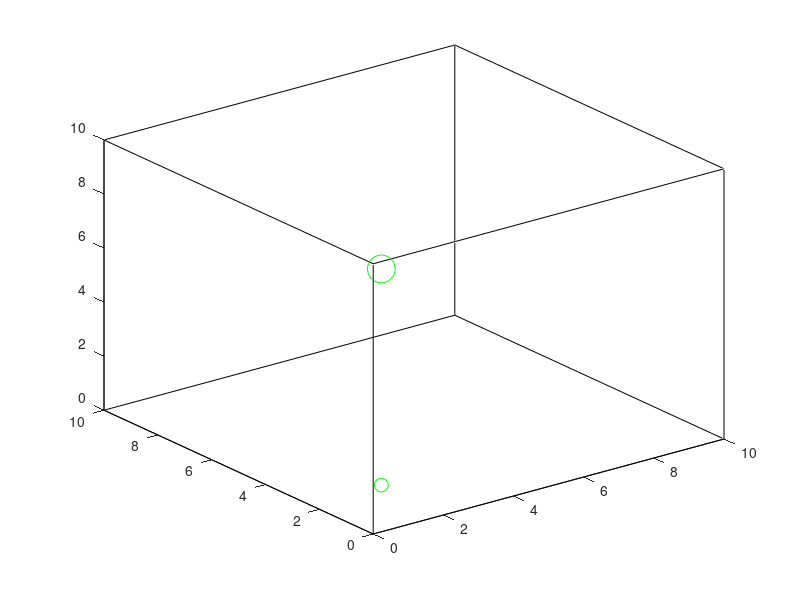

This chart was generated by the following MATLAB code: (Note: this script raises an error after producing the figure.)
%%

% implementation of the path planning algorithm RRT* with obstacles on a 2D/3D grid
% parameter varation: stepsize, y_RRT, w_1, w_2

% Johann Diep, 6 May 2016, Focusproject Scubo 
%%%%%%%%%%%%%%%%%%%%%%%%%%%%%%%%%%%%%%%%%%%%%%%%%%%%%%%%%%%%%%%%%%%%%%%%%%%%%%%%%%%%%%%%%%%%%%%%%%%%%%%%%%%%%%%%%%%%%%%%%%%%%%%%%%%%%%%%%%%%%%%%%%%%%%%%%%%%%%%%%%%%%%%%%%%%%%%%%%%%%%%%%%%%%%%%%%%%%%%%%%%%%%%%%%%%%%%%%%%%%%%%%%%%%%%%%%%%%%%%%%%%%%%%%%%%%%%%%%%%%%%%%%%%%%%%%%%%%%%%%%%%%%%%%%%%%%%%%%%%%%%%%%%%%%%%%%%%%%%%%%%%%%%%%%%%%%%%%%%%%%%%%%%%%%%%%%%%%%%%%%%%%%%%%%%%%%%%%%%%%%%%%%%%%%%%%%%%%%%%%%%%%%%%%%%%%%%%%%%%%

%%

% creates a grid
%%%%%%%%%%%%%%%%%%%%%%%%%%%%%%%%%%%%%%%%%%%%%%%%%%%%%%%%%%%%%%%%%%%%%%%%%%%%%%%%%%%%%%%%%%%%%%%%%%%%%%%%%%%%%%%%%%%%%%%%%%%%%%%%%%%%%%%%%%%%%%%%%%%%%%%%%%%%%%%%%%%%%%%%%%%%%%%%%%%%%%%%%%%%%%%%%%%%%%%%%%%%%%%%%%%%%%%%%%%%%%%%%%%%%%%%%%%%%%%%%%%%%%%%%%%%%%%%%%%%%%%%%%%%%%%%%%%%%%%%%%%%%%%%%%%%%%%%%%%%%%%%%%%%%%%%%%%%%%%%%%%%%%%%%%%%%%%%%%%%%%%%%%%%%%%%%%%%%%%%%%%%%%%%%%%%%%%%%%%%%%%%%%%%%%%%%%%%%%%%%%%%%%%%%%%%%%%%%%%%%

map_width=10; % map width in meter
map_height=10; % map height in meter
map_length=10; % map length in meter (for 3D)

map_resolution=0.5; % meter per cell

figure(1)

% map=robotics.BinaryOccupancyGrid(map_width,map_height,map_resolution); % creating map using the Robotic System Toolbox, uncomment this for 2D map

% creating a 3D grid

for g = 0:map_length:map_length
    
    for i = 0:map_length:map_length

       plot3([0 map_length], [g g], [i, i], 'k')
       hold on

    end

end

for g = 0:map_width:map_width
    
    for i = 0:map_width:map_width

       plot3([g g], [0 map_width], [i, i], 'k')
       hold on
       
    end
    
end

for g = 0:map_height:map_height
    
    for i = 0:map_height:map_height
        
       plot3([i i], [g g], [0 map_height], 'k')
       hold on

    end

end

% position of obstacles in 2D map, edges of the grid belong to the lower left grid location, x/y-coord. in meter, uncomment this for 2D map 

%xy=[0 2; 0.5 2; 1 2; 1.5 2; 2 2; 2.5 2; 3 2; 3.5 2; 4 2; 4.5 2; 5 2; 5.5 2; 6 2; 6.5 2; 7 2; 7.5 2; 8 2; 8.5 2; 9 2; 9.5 2; 10 2; 10.5 2; ...
%    2 4; 2.5 4; 3 4; 3.5 4; 4 4; 4.5 4; 5 4; 5.5 4; 6 4; 6.5 4; 7 4; 7.5 4; 8 4; 8.5 4; 9 4; 9.5 4; 10 4; 10.5 4; 11 4; 11.5 4; 12 4; ...
%    0 6; 0.5 6; 1 6; 1.5 6; 2 6; 2.5 6; 3 6; 3.5 6; 4 6; 4.5 6; 5 6; 5.5 6; 6 6; 6.5 6; 7 6; 7.5 6; 8 6; 8.5 6; 9 6; 9.5 6; 10 6; 10.5 6; ...
%    2 8; 2.5 8; 3 8; 3.5 8; 4 8; 4.5 8; 5 8; 5.5 8; 6 8; 6.5 8; 7 8; 7.5 8; 8 8; 8.5 8; 9 8; 9.5 8; 10 8; 10.5 8; 11 8; 11.5 8; 12 8; ...
%    0 10; 0.5 10; 1 10; 1.5 10; 2 10; 2.5 10; 3 10; 3.5 10; 4 10; 4.5 10; 5 10; 5.5 10; 6 10; 6.5 10; 7 10; 7.5 10; 8 10; 8.5 10; 9 10; 9.5 10; 10 10; 10.5 10];

%xy=[0 6; 0.5 6; 1 6; 1.5 6; 2 6; 2.5 6; 3 6; 3.5 6; 4 6; 4.5 6; 5 6; 5.5 6; 6 6; 6.5 6; 7 6; 7.5 6; 8 6; 8.5 6; 9 6; 9.5 6; 10 6; 10.5 6];

%xy=[10 9.5];

%xy=[0.5 6; 1 6; 1.5 6; 2 6; 4 6; 6 6; 6.5 6; 7 6; 7.5 6; 8 6; 8.5 6; 9 6; 9.5 6; 10 6; 5.5 6; 5 6; 4.5 6; ...
%    0.5 4; 1 4; 1.5 4; 2 4; 2.5 4; 3 4; 3.5 4; 4 4; 4.5 4; 5 4; 5.5 4; 6 4; 8 4; 8.5 4; 9 4; 9.5 4; 10 4; ...
%    6 2; 6 2.5; 6 3; 6 3.5; ...
%    4 6.5; 4 7; 4 7.5; 4 8; ...
%    6.5 2; 7 2; 7.5 2; 5.5 2; 5 2; 4.5 2; 4 2; 3.5 2; 3 2; 2.5 2; 2 2; 8 2; 8.5 2; ...
%    4.5 8; 5 8; 5.5 8; 3.5 8; 3 8; 2.5 8; 2 8; 6 8; 6.5 8; 7 8; 7.5 8; 8 8; 8.5 8];


% setOccupancy(map,xy,1); % setting obstacles in 2D map, uncomment this for 2D map

obstacle_boundary=[map_resolution map_resolution map_resolution]; % defining obstacle length, width and height for drawing reason

occupancy_matrix(:,:,map_height/map_resolution)=zeros(map_length/map_resolution,map_width/map_resolution); % definition of a occupancy 3D matrix, setting free-space to 0 and obstacles to 1

occupancy_matrix(:,:,10)=1;
occupancy_matrix(8:12,8:12,10)=0;

% xy=[5 5 10]; % setting position of obstacle
% setOccupancy3D(obstacle_boundary, xy, 1, [0 0 0]) % edge-lengths/position/transparancy/color of obstacles, setting obstacles in 3D map
% occupancy_matrix(ceil(xy(1)/map_resolution),ceil(xy(2)/map_resolution),ceil(xy(3)/map_resolution))=1;
% 
% xy=[5 5 9.5]; % setting position of obstacle
% setOccupancy3D(obstacle_boundary, xy, 1, [0 0 0]) % edge-lengths/position/transparancy/color of obstacles, setting obstacles in 3D map
% occupancy_matrix(ceil(xy(1)/map_resolution),ceil(xy(2)/map_resolution),ceil(xy(3)/map_resolution))=1;
% 
% xy=[5 5 9]; % setting position of obstacle
% setOccupancy3D(obstacle_boundary, xy, 1, [0 0 0]) % edge-lengths/position/transparancy/color of obstacles, setting obstacles in 3D map
% occupancy_matrix(ceil(xy(1)/map_resolution),ceil(xy(2)/map_resolution),ceil(xy(3)/map_resolution))=1;
% 
% xy=[5 5 8.5]; % setting position of obstacle
% setOccupancy3D(obstacle_boundary, xy, 1, [0 0 0]) % edge-lengths/position/transparancy/color of obstacles, setting obstacles in 3D map
% occupancy_matrix(ceil(xy(1)/map_resolution),ceil(xy(2)/map_resolution),ceil(xy(3)/map_resolution))=1;
% 
% xy=[5 5 8]; % setting position of obstacle
% setOccupancy3D(obstacle_boundary, xy, 1, [0 0 0]) % edge-lengths/position/transparancy/color of obstacles, setting obstacles in 3D map
% occupancy_matrix(ceil(xy(1)/map_resolution),ceil(xy(2)/map_resolution),ceil(xy(3)/map_resolution))=1;
% 
% xy=[5 5 7.5]; % setting position of obstacle
% setOccupancy3D(obstacle_boundary, xy, 1, [0 0 0]) % edge-lengths/position/transparancy/color of obstacles, setting obstacles in 3D map
% occupancy_matrix(ceil(xy(1)/map_resolution),ceil(xy(2)/map_resolution),ceil(xy(3)/map_resolution))=1;
% 
% xy=[5 5 7]; % setting position of obstacle
% setOccupancy3D(obstacle_boundary, xy, 1, [0 0 0]) % edge-lengths/position/transparancy/color of obstacles, setting obstacles in 3D map
% occupancy_matrix(ceil(xy(1)/map_resolution),ceil(xy(2)/map_resolution),ceil(xy(3)/map_resolution))=1;
% 
% xy=[5 5 6.5]; % setting position of obstacle
% setOccupancy3D(obstacle_boundary, xy, 1, [0 0 0]) % edge-lengths/position/transparancy/color of obstacles, setting obstacles in 3D map
% occupancy_matrix(ceil(xy(1)/map_resolution),ceil(xy(2)/map_resolution),ceil(xy(3)/map_resolution))=1;
% 
% xy=[5 5 6]; % setting position of obstacle
% setOccupancy3D(obstacle_boundary, xy, 1, [0 0 0]) % edge-lengths/position/transparancy/color of obstacles, setting obstacles in 3D map
% occupancy_matrix(ceil(xy(1)/map_resolution),ceil(xy(2)/map_resolution),ceil(xy(3)/map_resolution))=1;
% 
% xy=[5 5 5.5]; % setting position of obstacle
% setOccupancy3D(obstacle_boundary, xy, 1, [0 0 0]) % edge-lengths/position/transparancy/color of obstacles, setting obstacles in 3D map
% occupancy_matrix(ceil(xy(1)/map_resolution),ceil(xy(2)/map_resolution),ceil(xy(3)/map_resolution))=1;
% 
% xy=[5 5 5]; % setting position of obstacle
% setOccupancy3D(obstacle_boundary, xy, 1, [0 0 0]) % edge-lengths/position/transparancy/color of obstacles, setting obstacles in 3D map
% occupancy_matrix(ceil(xy(1)/map_resolution),ceil(xy(2)/map_resolution),ceil(xy(3)/map_resolution))=1;
% 
% xy=[5 5 4.5]; % setting position of obstacle
% setOccupancy3D(obstacle_boundary, xy, 1, [0 0 0]) % edge-lengths/position/transparancy/color of obstacles, setting obstacles in 3D map
% occupancy_matrix(ceil(xy(1)/map_resolution),ceil(xy(2)/map_resolution),ceil(xy(3)/map_resolution))=1;
% 
% xy=[5 5 4]; % setting position of obstacle
% setOccupancy3D(obstacle_boundary, xy, 1, [0 0 0]) % edge-lengths/position/transparancy/color of obstacles, setting obstacles in 3D map
% occupancy_matrix(ceil(xy(1)/map_resolution),ceil(xy(2)/map_resolution),ceil(xy(3)/map_resolution))=1;
% 
% xy=[5 5 3.5]; % setting position of obstacle
% setOccupancy3D(obstacle_boundary, xy, 1, [0 0 0]) % edge-lengths/position/transparancy/color of obstacles, setting obstacles in 3D map
% occupancy_matrix(ceil(xy(1)/map_resolution),ceil(xy(2)/map_resolution),ceil(xy(3)/map_resolution))=1;
% 
% xy=[5 5 3]; % setting position of obstacle
% setOccupancy3D(obstacle_boundary, xy, 1, [0 0 0]) % edge-lengths/position/transparancy/color of obstacles, setting obstacles in 3D map
% occupancy_matrix(ceil(xy(1)/map_resolution),ceil(xy(2)/map_resolution),ceil(xy(3)/map_resolution))=1;
% 
% xy=[5 5 2.5]; % setting position of obstacle
% setOccupancy3D(obstacle_boundary, xy, 1, [0 0 0]) % edge-lengths/position/transparancy/color of obstacles, setting obstacles in 3D map
% occupancy_matrix(ceil(xy(1)/map_resolution),ceil(xy(2)/map_resolution),ceil(xy(3)/map_resolution))=1;
% 
% xy=[5 5 2]; % setting position of obstacle
% setOccupancy3D(obstacle_boundary, xy, 1, [0 0 0]) % edge-lengths/position/transparancy/color of obstacles, setting obstacles in 3D map
% occupancy_matrix(ceil(xy(1)/map_resolution),ceil(xy(2)/map_resolution),ceil(xy(3)/map_resolution))=1;
% 
% xy=[5 5 1.5]; % setting position of obstacle
% setOccupancy3D(obstacle_boundary, xy, 1, [0 0 0]) % edge-lengths/position/transparancy/color of obstacles, setting obstacles in 3D map
% occupancy_matrix(ceil(xy(1)/map_resolution),ceil(xy(2)/map_resolution),ceil(xy(3)/map_resolution))=1;
% 
% xy=[5 5 1]; % setting position of obstacle
% setOccupancy3D(obstacle_boundary, xy, 1, [0 0 0]) % edge-lengths/position/transparancy/color of obstacles, setting obstacles in 3D map
% occupancy_matrix(ceil(xy(1)/map_resolution),ceil(xy(2)/map_resolution),ceil(xy(3)/map_resolution))=1;
% 
% xy=[5 5 0.5]; % setting position of obstacle
% setOccupancy3D(obstacle_boundary, xy, 1, [0 0 0]) % edge-lengths/position/transparancy/color of obstacles, setting obstacles in 3D map
% occupancy_matrix(ceil(xy(1)/map_resolution),ceil(xy(2)/map_resolution),ceil(xy(3)/map_resolution))=1;

% uncomment this for 2D map

% show(map);
% hold on
% grid on
% set(gca,'XTick', 0:1/map_resolution:map_width, 'YTick', 0:1/map_resolution:map_height) % visible pattern, x- and y-axis from 0-10m, stepsize 1/resolution

%%

% variable definition 
%%%%%%%%%%%%%%%%%%%%%%%%%%%%%%%%%%%%%%%%%%%%%%%%%%%%%%%%%%%%%%%%%%%%%%%%%%%%%%%%%%%%%%%%%%%%%%%%%%%%%%%%%%%%%%%%%%%%%%%%%%%%%%%%%%%%%%%%%%%%%%%%%%%%%%%%%%%%%%%%%%%%%%%%%%%%%%%%%%%%%%%%%%%%%%%%%%%%%%%%%%%%%%%%%%%%%%%%%%%%%%%%%%%%%%%%%%%%%%%%%%%%%%%%%%%%%%%%%%%%%%%%%%%%%%%%%%%%%%%%%%%%%%%%%%%%%%%%%%%%%%%%%%%%%%%%%%%%%%%%%%%%%%%%%%%%%%%%%%%%%%%%%%%%%%%%%%%%%%%%%%%%%%%%%%%%%%%%%%%%%%%%%%%%%%%%%%%%%%%%%%%%%%%%%%%%%%%%%%%%%

stepsize=2; % definition of the stepsize per interation

%d=2; % dimension, uncomment this for 2D grid
d=3; % dimension

y_RRT=10; % must be greater than (2*(1+1/d))^(1/d)*((map_width*map_height*map_length)/(4/3*pi))^(1/d)=8.4567 for 3D, area over free space!

x_init=1; % x-coord. of initial point
y_init=1; % y-coord. of initial point
z_init=1; % z-coord. of initial point, set to 0 in 2D map

x_init_direction=0; % x-coord. of initial point "parent"
y_init_direction=0; % y-coord. of initial point "parent"
z_init_direction=0; % z-coord. of initial point  "parent"

x_final=1; % x-coord. 5of final point
y_final=1; % y-coord. of final point
z_final=9; % z-coord. of final point, set to 0 in 2D map

iteration=1000; % number of sampling iteration

w_1=1; % weighting factor for distance
w_2=0; % weighting factor for angle

neighborhood_radius=100; % uncomment this if neighborhood_radius should be constant, set to 0 for RRT

% plotting initial and final state in map 
%%%%%%%%%%%%%%%%%%%%%%%%%%%%%%%%%%%%%%%%%%%%%%%%%%%%%%%%%%%%%%%%%%%%%%%%%%%%%%%%%%%%%%%%%%%%%%%%%%%%%%%%%%%%%%%%%%%%%%%%%%%%%%%%%%%%%%%%%%%%%%%%%%%%%%%%%%%%%%%%%%%%%%%%%%%%%%%%%%%%%%%%%%%%%%%%%%%%%%%%%%%%%%%%%%%%%%%%%%%%%%%%%%%%%%%%%%%%%%%%%%%%%%%%%%%%%%%%%%%%%%%%%%%%%%%%%%%%%%%%%%%%%%%%%%%%%%%%%%%%%%%%%%%%%%%%%%%%%%%%%%%%%%%%%%%%%%%%%%%%%%%%%%%%%%%%%%%%%%%%%%%%%%%%%%%%%%%%%%%%%%%%%%%%%%%%%%%%%%%%%%%%%%%%%%%%%%%%%%%%%

plot3(x_init,y_init,z_init,'og','MarkerSize',10) % initialization of the start 
plot3(x_final,y_final,z_final,'og','MarkerSize',20) % initialization of the goal

% filling inital state into first row of states_array 
%%%%%%%%%%%%%%%%%%%%%%%%%%%%%%%%%%%%%%%%%%%%%%%%%%%%%%%%%%%%%%%%%%%%%%%%%%%%%%%%%%%%%%%%%%%%%%%%%%%%%%%%%%%%%%%%%%%%%%%%%%%%%%%%%%%%%%%%%%%%%%%%%%%%%%%%%%%%%%%%%%%%%%%%%%%%%%%%%%%%%%%%%%%%%%%%%%%%%%%%%%%%%%%%%%%%%%%%%%%%%%%%%%%%%%%%%%%%%%%%%%%%%%%%%%%%%%%%%%%%%%%%%%%%%%%%%%%%%%%%%%%%%%%%%%%%%%%%%%%%%%%%%%%%%%%%%%%%%%%%%%%%%%%%%%%%%%%%%%%%%%%%%%%%%%%%%%%%%%%%%%%%%%%%%%%%%%%%%%%%%%%%%%%%%%%%%%%%%%%%%%%%%%%%%%%%%%%%%%%%%

states_array=[;,;,;,;,;]; % initialization of a states_array, x-coord./y-coord./z-coord./parent (row number of states_array)/cost from start state 

states_array(1,1)=x_init;
states_array(1,2)=y_init;
states_array(1,3)=z_init;
states_array(1,4)=1; % default for no parent
states_array(1,5)=0; % no cost at the begin

% initialization of some other arrays and variables
%%%%%%%%%%%%%%%%%%%%%%%%%%%%%%%%%%%%%%%%%%%%%%%%%%%%%%%%%%%%%%%%%%%%%%%%%%%%%%%%%%%%%%%%%%%%%%%%%%%%%%%%%%%%%%%%%%%%%%%%%%%%%%%%%%%%%%%%%%%%%%%%%%%%%%%%%%%%%%%%%%%%%%%%%%%%%%%%%%%%%%%%%%%%%%%%%%%%%%%%%%%%%%%%%%%%%%%%%%%%%%%%%%%%%%%%%%%%%%%%%%%%%%%%%%%%%%%%%%%%%%%%%%%%%%%%%%%%%%%%%%%%%%%%%%%%%%%%%%%%%%%%%%%%%%%%%%%%%%%%%%%%%%%%%%%%%%%%%%%%%%%%%%%%%%%%%%%%%%%%%%%%%%%%%%%%%%%%%%%%%%%%%%%%%%%%%%%%%%%%%%%%%%%%%%%%%%%%%%%%%

distance_array=[]; % initialization of a distance array 

neighbors=[]; % initialization of a neighbors array

index=-1; % variable for plotting

%%

% RRT* algorithm
%%%%%%%%%%%%%%%%%%%%%%%%%%%%%%%%%%%%%%%%%%%%%%%%%%%%%%%%%%%%%%%%%%%%%%%%%%%%%%%%%%%%%%%%%%%%%%%%%%%%%%%%%%%%%%%%%%%%%%%%%%%%%%%%%%%%%%%%%%%%%%%%%%%%%%%%%%%%%%%%%%%%%%%%%%%%%%%%%%%%%%%%%%%%%%%%%%%%%%%%%%%%%%%%%%%%%%%%%%%%%%%%%%%%%%%%%%%%%%%%%%%%%%%%%%%%%%%%%%%%%%%%%%%%%%%%%%%%%%%%%%%%%%%%%%%%%%%%%%%%%%%%%%%%%%%%%%%%%%%%%%%%%%%%%%%%%%%%%%%%%%%%%%%%%%%%%%%%%%%%%%%%%%%%%%%%%%%%%%%%%%%%%%%%%%%%%%%%%%%%%%%%%%%%%%%%%%%%%%%%%

counter=2; % to avoid 0-states in the for-loop

for i=1:iteration
    
    card=size(states_array,1); % needed for the neighborhood-radius

    display(i/iteration*100); % display loading in percent
    display('% calculation completed!');
    
    neighborhood_radius=min(y_RRT*(log(card)/card)^(1/d),stepsize); % definition of the neighborhood radius for the RRT* algorithm, uncomment this to use a constant radius
    
    %[x_sample,y_sample]=SampleFree(map_width, map_height); % generating a random sample point, uncomment this for 2D map
    [x_sample,y_sample,z_sample]=SampleFree(map_width, map_height, map_length); % generating a random sample point
    %[x_sample,y_sample,z_sample]=SampleFree_Scanning([x_final,y_final,z_final],map_width, map_height, map_length); % generating a random sample point around final state or in the whole map

    
    %[x_near,y_near,x_near_parent,y_near_parent]=Nearest(states_array, x_sample, y_sample, x_init_direction, y_init_direction); % finding the nearest point in the tree relative to the random sample point by using matrix multiplication, uncomment this for 2D map
    [x_near,y_near,z_near,x_near_parent,y_near_parent,z_near_parent]=Nearest(states_array, x_sample, y_sample, z_sample, x_init_direction, y_init_direction, z_init_direction); % finding the nearest point in the tree relative to the random sample point by using matrix multiplication

    %[x_near,y_near,x_near_parent,y_near_parent, states_tree]=Nearest(states_array, x_sample, y_sample, x_init_direction, y_init_direction); % finding the nearest point in the tree relative to the random sample point by using KD-tree algorithm
    
    %[x_new, y_new, edge_cost]=Steer(x_sample, y_sample, x_near, y_near, x_near_parent, y_near_parent, stepsize,w_1,w_2); % calculates the new state and the corresponding edge cost, uncomment this for 2D map
    [x_new, y_new, z_new, edge_cost]=Steer(x_sample, y_sample, z_sample, x_near, y_near, z_near, x_near_parent, y_near_parent, z_near_parent, stepsize, w_1, w_2); % calculates the new state and the corresponding edge cost
        
    %check_variable=ObstacleFree(x_near, y_near, x_new, y_new, map, xy); % check connection in small increments, uncomment this for 2D map
    
    check_variable=ObstacleFree(x_near, y_near, z_near, x_new, y_new, z_new, map_resolution, occupancy_matrix); % check connection in small increments
    
    if check_variable==0 % connection does not touch any obstacles
        
        % filling new state into state array
%%%%%%%%%%%%%%%%%%%%%%%%%%%%%%%%%%%%%%%%%%%%%%%%%%%%%%%%%%%%%%%%%%%%%%%%%%%%%%%%%%%%%%%%%%%%%%%%%%%%%%%%%%%%%%%%%%%%%%%%%%%%%%%%%%%%%%%%%%%%%%%%%%%%%%%%%%%%%%%%%%%%%%%%%%%%%%%%%%%%%%%%%%%%%%%%%%%%%%%%%%%%%%%%%%%%%%%%%%%%%%%%%%%%%%%%%%%%%%%%%%%%%%%%%%%%%%%%%%%%%%%%%%%%%%%%%%%%%%%%%%%%%%%%%%%%%%%%%%%%%%%%%%%%%%%%%%%%%%%%%%%%%%%%%%%%%%%%%%%%%%%%%%%%%%%%%%%%%%%%%%%%%%%%%%%%%%%%%%%%%%%%%%%%%%%%%%%%%%%%%%%%%%%%%%%%%%%%%%%%%
  
        states_array(counter,1)=x_new;
        states_array(counter,2)=y_new;
        states_array(counter,3)=z_new;
            
        %[~,Locb]=ismember([x_near,y_near],states_array(:,1:2),'rows'); % calculating the row of the parent in the states_array, uncomment this for 2D grid
        [~,Locb]=ismember([x_near,y_near,z_near],states_array(:,1:3),'rows'); % calculating the row of the parent in the states_array
        states_array(counter,4)=Locb; 
   
        %states_array(counter,4)=states_array(Locb, 4)+ edge_cost; % cost of parent plus cost of the connection, uncomment this for 2D grid
        states_array(counter,5)=states_array(Locb, 5)+ edge_cost; % cost of parent plus cost of the connection
        
        %states_tree=createns(states_array(:,1:2),'nsmethod','kdtree'); % update states tree with new state, this step is not needed
        
        % connect along a minimum-cost path
%%%%%%%%%%%%%%%%%%%%%%%%%%%%%%%%%%%%%%%%%%%%%%%%%%%%%%%%%%%%%%%%%%%%%%%%%%%%%%%%%%%%%%%%%%%%%%%%%%%%%%%%%%%%%%%%%%%%%%%%%%%%%%%%%%%%%%%%%%%%%%%%%%%%%%%%%%%%%%%%%%%%%%%%%%%%%%%%%%%%%%%%%%%%%%%%%%%%%%%%%%%%%%%%%%%%%%%%%%%%%%%%%%%%%%%%%%%%%%%%%%%%%%%%%%%%%%%%%%%%%%%%%%%%%%%%%%%%%%%%%%%%%%%%%%%%%%%%%%%%%%%%%%%%%%%%%%%%%%%%%%%%%%%%%%%%%%%%%%%%%%%%%%%%%%%%%%%%%%%%%%%%%%%%%%%%%%%%%%%%%%%%%%%%%%%%%%%%%%%%%%%%%%%%%%%%%%%%%%%%%
        
        cost_default=10^10; % random high default number
                    
        % searching for states within the neighborhood radius using KD-tree algorithm
        
        %distance_array=states_array(:,1:2)-repmat([states_array(counter,1),states_array(counter,2)],size(states_array,1),1); % uncomment this for 2D grid
        distance_array=states_array(:,1:3)-repmat([states_array(counter,1),states_array(counter,2),states_array(counter,3)],size(states_array,1),1);
        
        distance_from_neighbor=sqrt(sum(distance_array.^2,2));
        
        neighbors=find(distance_from_neighbor<=neighborhood_radius);
        
        distance_from_neighbor=distance_from_neighbor(neighbors); % update distane array with only neighboring states
                
        %[neighbors,distance_from_neighbor]=rangesearch(states_tree,[states_array(counter,1),states_array(counter,2)],neighborhood_radius); % finding the neighbors within the neighborhood radius and the corresponding distance
            
        %neighbors=cell2mat(neighbors); % convert cell into matrix
                
        %distance_from_neighbor=cell2mat(distance_from_neighbor); % convert cell into matrix
                
        % optimize cost by searching for new parent
%%%%%%%%%%%%%%%%%%%%%%%%%%%%%%%%%%%%%%%%%%%%%%%%%%%%%%%%%%%%%%%%%%%%%%%%%%%%%%%%%%%%%%%%%%%%%%%%%%%%%%%%%%%%%%%%%%%%%%%%%%%%%%%%%%%%%%%%%%%%%%%%%%%%%%%%%%%%%%%%%%%%%%%%%%%%%%%%%%%%%%%%%%%%%%%%%%%%%%%%%%%%%%%%%%%%%%%%%%%%%%%%%%%%%%%%%%%%%%%%%%%%%%%%%%%%%%%%%%%%%%%%%%%%%%%%%%%%%%%%%%%%%%%%%%%%%%%%%%%%%%%%%%%%%%%%%%%%%%%%%%%%%%%%%%%%%%%%%%%%%%%%%%%%%%%%%%%%%%%%%%%%%%%%%%%%%%%%%%%%%%%%%%%%%%%%%%%%%%%%%%%%%%%%%%%%%%%%%%%%%
                
        for j=1:size(neighbors,1); % change to 2 if working with kd-tree
            
            % avoid dot product with zero vector
            if neighbors(j)~=1
            
                %angle_from_neighbor=acos(dot([states_array(counter,1)-states_array(neighbors(j),1),states_array(counter,2)-states_array(neighbors(j),2)],[states_array(neighbors(j),1)-states_array(states_array(neighbors(j),3),1),states_array(neighbors(j),2)-states_array(states_array(neighbors(j),3),2)])/(norm([states_array(counter,1)-states_array(neighbors(j),1),states_array(counter,2)-states_array(neighbors(j),2)])*norm([states_array(neighbors(j),1)-states_array(states_array(neighbors(j),3),1),states_array(neighbors(j),2)-states_array(states_array(neighbors(j),3),2)]))); % uncomment this for 2D map
                angle_from_neighbor=acos(dot([states_array(counter,1)-states_array(neighbors(j),1),states_array(counter,2)-states_array(neighbors(j),2),states_array(counter,3)-states_array(neighbors(j),3)],[states_array(neighbors(j),1)-states_array(states_array(neighbors(j),4),1),states_array(neighbors(j),2)-states_array(states_array(neighbors(j),4),2),states_array(neighbors(j),3)-states_array(states_array(neighbors(j),4),3)])/(norm([states_array(counter,1)-states_array(neighbors(j),1),states_array(counter,2)-states_array(neighbors(j),2),states_array(counter,3)-states_array(neighbors(j),3)])*norm([states_array(neighbors(j),1)-states_array(states_array(neighbors(j),4),1),states_array(neighbors(j),2)-states_array(states_array(neighbors(j),4),2),states_array(neighbors(j),3)-states_array(states_array(neighbors(j),4),3)])));
            
            else    
                
                %angle_from_neighbor=acos(dot([states_array(counter,1)-states_array(neighbors(j),1),states_array(counter,2)-states_array(neighbors(j),2)],[states_array(neighbors(j),1)-x_init_direction,states_array(neighbors(j),2)-y_init_direction])/(norm([states_array(counter,1)-states_array(neighbors(j),1),states_array(counter,2)-states_array(neighbors(j),2)])*norm([states_array(neighbors(j),1)-x_init_direction,states_array(neighbors(j),2)-y_init_direction])));
                angle_from_neighbor=acos(dot([states_array(counter,1)-states_array(neighbors(j),1),states_array(counter,2)-states_array(neighbors(j),2),states_array(counter,3)-states_array(neighbors(j),3)],[states_array(neighbors(j),1)-x_init_direction,states_array(neighbors(j),2)-y_init_direction,states_array(neighbors(j),3)-z_init_direction])/(norm([states_array(counter,1)-states_array(neighbors(j),1),states_array(counter,2)-states_array(neighbors(j),2),states_array(counter,3)-states_array(neighbors(j),3)])*norm([states_array(neighbors(j),1)-x_init_direction,states_array(neighbors(j),2)-y_init_direction,states_array(neighbors(j),3)-z_init_direction])));
               
            end                          

            %if states_array(counter,4) > states_array(neighbors(j),4)+ w_1*distance_from_neighbor(j)+w_2*angle_from_neighbor^2 % calculation of the optimal cost to the new state by comparing the current state cost with the cost through each neighbor, uncomment this for 2D grid
            if states_array(counter,5) > states_array(neighbors(j),5)+ w_1*distance_from_neighbor(j)+w_2*angle_from_neighbor^2 % calculation of the optimal cost to the new state by comparing the current state cost with the cost through each neighbor
            
                %cost_intern=states_array(neighbors(j),4)+ w_1*distance_from_neighbor(j)+w_2*angle_from_neighbor^2; % save cost through neighbor into a intermediate variable for comparison reason, uncomment this for 2D grid
                cost_intern=states_array(neighbors(j),5)+ w_1*distance_from_neighbor(j)+w_2*angle_from_neighbor^2; % save cost through neighbor into a intermediate variable for comparison reason
                
                if cost_intern<cost_default

                    %if ObstacleFree(states_array(counter,1),states_array(counter,2),states_array(neighbors(j),1),states_array(neighbors(j),2),map, xy)==0 % check connection in small increments, uncomment this for 2D grid
                    if ObstacleFree(states_array(neighbors(j),1),states_array(neighbors(j),2),states_array(neighbors(j),3),states_array(counter,1),states_array(counter,2),states_array(counter,3), map_resolution, occupancy_matrix)==0 % check connection in small increments
                    
                        %states_array(counter,3)=neighbors(j); % setting new parent, uncomment this for 2D grid
                        states_array(counter,4)=neighbors(j); % setting new parent

                        %states_array(counter,4)=states_array(neighbors(j),4)+w_1*distance_from_neighbor(j)+w_2*angle_from_neighbor^2; % setting new cost, uncomment this for 2D grid
                        states_array(counter,5)=states_array(neighbors(j),5)+w_1*distance_from_neighbor(j)+w_2*angle_from_neighbor^2; % setting new cost
                        
                        cost_default=cost_intern; % update default cost

                    end

                end

            end
                
        end
        
        % rewire the tree
%%%%%%%%%%%%%%%%%%%%%%%%%%%%%%%%%%%%%%%%%%%%%%%%%%%%%%%%%%%%%%%%%%%%%%%%%%%%%%%%%%%%%%%%%%%%%%%%%%%%%%%%%%%%%%%%%%%%%%%%%%%%%%%%%%%%%%%%%%%%%%%%%%%%%%%%%%%%%%%%%%%%%%%%%%%%%%%%%%%%%%%%%%%%%%%%%%%%%%%%%%%%%%%%%%%%%%%%%%%%%%%%%%%%%%%%%%%%%%%%%%%%%%%%%%%%%%%%%%%%%%%%%%%%%%%%%%%%%%%%%%%%%%%%%%%%%%%%%%%%%%%%%%%%%%%%%%%%%%%%%%%%%%%%%%%%%%%%%%%%%%%%%%%%%%%%%%%%%%%%%%%%%%%%%%%%%%%%%%%%%%%%%%%%%%%%%%%%%%%%%%%%%%%%%%%%%%%%%%%%%
        
        % searching for states within the neighborhood radius by using the generated neighbors and distance array generated previously

        for k=1:size(neighbors,1) % for each row of states_array, change to 2 if working with kd-tree
         
            % avoid dot product with zero vector
            
            %if states_array(counter,3)~=1 % uncomment this for 2D grid
            if states_array(counter,4)~=1
                
                %angle_to_neighbor=acos(dot([states_array(neighbors(k),1)-states_array(counter,1),states_array(neighbors(k),2)-states_array(counter,2)],[states_array(counter,1)-states_array(states_array(counter,3),1),states_array(counter,2)-states_array(states_array(counter,3),2)])/(norm([states_array(neighbors(k),1)-states_array(counter,1),states_array(neighbors(k),2)-states_array(counter,2)])*norm([states_array(counter,1)-states_array(states_array(counter,3),1),states_array(counter,2)-states_array(states_array(counter,3),2)])));
                angle_to_neighbor=acos(dot([states_array(neighbors(k),1)-states_array(counter,1),states_array(neighbors(k),2)-states_array(counter,2),states_array(neighbors(k),3)-states_array(counter,3)],[states_array(counter,1)-states_array(states_array(counter,4),1),states_array(counter,2)-states_array(states_array(counter,4),2),states_array(counter,3)-states_array(states_array(counter,4),3)])/(norm([states_array(neighbors(k),1)-states_array(counter,1),states_array(neighbors(k),2)-states_array(counter,2),states_array(neighbors(k),3)-states_array(counter,3)])*norm([states_array(counter,1)-states_array(states_array(counter,4),1),states_array(counter,2)-states_array(states_array(counter,4),2),states_array(counter,3)-states_array(states_array(counter,4),3)])));
                
            else
         
                %angle_to_neighbor=acos(dot([states_array(neighbors(k),1)-states_array(counter,1),states_array(neighbors(k),2)-states_array(counter,2)],[states_array(counter,1)-x_init_direction,states_array(counter,2)-y_init_direction])/(norm([states_array(neighbors(k),1)-states_array(counter,1),states_array(neighbors(k),2)-states_array(counter,2)])*norm([states_array(counter,1)-x_init_direction,states_array(counter,2)-y_init_direction]))); % uncomment this for 2D grid
                angle_to_neighbor=acos(dot([states_array(neighbors(k),1)-states_array(counter,1),states_array(neighbors(k),2)-states_array(counter,2),states_array(neighbors(k),3)-states_array(counter,3)],[states_array(counter,1)-x_init_direction,states_array(counter,2)-y_init_direction,states_array(counter,3)-z_init_direction])/(norm([states_array(neighbors(k),1)-states_array(counter,1),states_array(neighbors(k),2)-states_array(counter,2),states_array(neighbors(k),3)-states_array(counter,3)])*norm([states_array(counter,1)-x_init_direction,states_array(counter,2)-y_init_direction,states_array(counter,3)-z_init_direction])));
                
            end
                
            distance_to_neighbor=distance_from_neighbor; % reusing the generated distance array
        
            % optimize cost by searching for new parents
            
            %if states_array(counter,4)+w_1*distance_to_neighbor(k)+w_2*angle_to_neighbor^2 < states_array(neighbors(k),4) % calculation of the optimal cost through the new state, uncomment this for 2D grid     
            if states_array(counter,5)+w_1*distance_to_neighbor(k)+w_2*angle_to_neighbor^2 < states_array(neighbors(k),5) % calculation of the optimal cost through the new state
            
                %if ObstacleFree(states_array(counter,1),states_array(counter,2),states_array(neighbors(k),1),states_array(neighbors(k),2),map, xy)==0 % uncomment this for 2D grid
                if ObstacleFree(states_array(counter,1),states_array(counter,2),states_array(counter,3),states_array(neighbors(k),1),states_array(neighbors(k),2),states_array(neighbors(k),3), map_resolution, occupancy_matrix)==0
    
                    %states_array(neighbors(k),3)=counter; % setting new parent, uncomment this for 2D grid
                    states_array(neighbors(k),4)=counter; % setting new parent
                    
                    %states_array(neighbors(k),4)=states_array(counter,4)+w_1*distance_to_neighbor(k)+w_2*angle_to_neighbor^2; % setting new cost, uncomment this for 2D grid
                    states_array(neighbors(k),5)=states_array(counter,5)+w_1*distance_to_neighbor(k)+w_2*angle_to_neighbor^2;
                    
                end
                        
            end
    
        end         
        
    % update variables and deleting arrays     
%%%%%%%%%%%%%%%%%%%%%%%%%%%%%%%%%%%%%%%%%%%%%%%%%%%%%%%%%%%%%%%%%%%%%%%%%%%%%%%%%%%%%%%%%%%%%%%%%%%%%%%%%%%%%%%%%%%%%%%%%%%%%%%%%%%%%%%%%%%%%%%%%%%%%%%%%%%%%%%%%%%%%%%%%%%%%%%%%%%%%%%%%%%%%%%%%%%%%%%%%%%%%%%%%%%%%%%%%%%%%%%%%%%%%%%%%%%%%%%%%%%%%%%%%%%%%%%%%%%%%%%%%%%%%%%%%%%%%%%%%%%%%%%%%%%%%%%%%%%%%%%%%%%%%%%%%%%%%%%%%%%%%%%%%%%%%%%%%%%%%%%%%%%%%%%%%%%%%%%%%%%%%%%%%%%%%%%%%%%%%%%%%%%%%%%%%%%%%%%%%%%%%%%%%%%%%%%%%%%%%
                
    counter=counter+1; % increment counter variable for next loop   

    neighbors=[]; % delete neighbors array
    distance_from_neighbor=[]; % delete first distance array
    distance_to_neighbor=[]; % delete second distance array
    
    end
    
end

% finding index of final state
%%%%%%%%%%%%%%%%%%%%%%%%%%%%%%%%%%%%%%%%%%%%%%%%%%%%%%%%%%%%%%%%%%%%%%%%%%%%%%%%%%%%%%%%%%%%%%%%%%%%%%%%%%%%%%%%%%%%%%%%%%%%%%%%%%%%%%%%%%%%%%%%%%%%%%%%%%%%%%%%%%%%%%%%%%%%%%%%%%%%%%%%%%%%%%%%%%%%%%%%%%%%%%%%%%%%%%%%%%%%%%%%%%%%%%%%%%%%%%%%%%%%%%%%%%%%%%%%%%%%%%%%%%%%%%%%%%%%%%%%%%%%%%%%%%%%%%%%%%%%%%%%%%%%%%%%%%%%%%%%%%%%%%%%%%%%%%%%%%%%%%%%%%%%%%%%%%%%%%%%%%%%%%%%%%%%%%%%%%%%%%%%%%%%%%%%%%%%%%%%%%%%%%%%%%%%%%%%%%%%%

cost_default=10^10;

for m=1:size(states_array,1)
    
    display('finding the index of the final state');
    
    %if abs(states_array(m,1)-x_final)<0.2 && abs(states_array(m,2)-y_final)<0.2 % threshold for final state, uncomment this for 2D grid
    if abs(states_array(m,1)-x_final)<0.2 && abs(states_array(m,2)-y_final)<0.2 && abs(states_array(m,3)-z_final)<0.2 % threshold for final state
        
        if states_array(m,4)<cost_default
        
            %[~,Locb]=ismember([states_array(m,1),states_array(m,2)],states_array(:,1:2),'rows'); % searching for the index of the final state, uncomment this for 2D grid
            [~,Locb]=ismember([states_array(m,1),states_array(m,2),states_array(m,3)],states_array(:,1:3),'rows'); % searching for the index of the final state         
            index=Locb;
            
            %cost_default=states_array(m,4); % update default cost, uncomment this for 2D grid
            cost_default=states_array(m,5); % update default cost
            
            
        end
        
    end
    
end

%%

% plot the tree
%%%%%%%%%%%%%%%%%%%%%%%%%%%%%%%%%%%%%%%%%%%%%%%%%%%%%%%%%%%%%%%%%%%%%%%%%%%%%%%%%%%%%%%%%%%%%%%%%%%%%%%%%%%%%%%%%%%%%%%%%%%%%%%%%%%%%%%%%%%%%%%%%%%%%%%%%%%%%%%%%%%%%%%%%%%%%%%%%%%%%%%%%%%%%%%%%%%%%%%%%%%%%%%%%%%%%%%%%%%%%%%%%%%%%%%%%%%%%%%%%%%%%%%%%%%%%%%%%%%%%%%%%%%%%%%%%%%%%%%%%%%%%%%%%%%%%%%%%%%%%%%%%%%%%%%%%%%%%%%%%%%%%%%%%%%%%%%%%%%%%%%%%%%%%%%%%%%%%%%%%%%%%%%%%%%%%%%%%%%%%%%%%%%%%%%%%%%%%%%%%%%%%%%%%%%%%%%%%%%%%

%startingpoints = states_array(:,1:2); % starting points of connections, uncomment this for 2D grid
startingpoints = states_array(:,1:3); % starting points of connections

%endpoints = states_array(states_array(:,3),1:2); % end points of connections, uncomment this for 2D grid
endpoints = states_array(states_array(:,4),1:3);

%plot([startingpoints(:,1) endpoints(:,1)]', [startingpoints(:,2) endpoints(:,2)]','r') % plot connections, uncomment this for 2D grid
plot3([startingpoints(:,1) endpoints(:,1)]', [startingpoints(:,2) endpoints(:,2)]', [startingpoints(:,3) endpoints(:,3)]','r') % plot connections
%plot(startingpoints(:,1), startingpoints(:,2), 'ob', 'MarkerSize', 3) % plot states, uncomment this for 2D grid
plot3(startingpoints(:,1), startingpoints(:,2), startingpoints(:,3), 'ob', 'MarkerSize', 3) % plot states

%%

% plot the path
%%%%%%%%%%%%%%%%%%%%%%%%%%%%%%%%%%%%%%%%%%%%%%%%%%%%%%%%%%%%%%%%%%%%%%%%%%%%%%%%%%%%%%%%%%%%%%%%%%%%%%%%%%%%%%%%%%%%%%%%%%%%%%%%%%%%%%%%%%%%%%%%%%%%%%%%%%%%%%%%%%%%%%%%%%%%%%%%%%%%%%%%%%%%%%%%%%%%%%%%%%%%%%%%%%%%%%%%%%%%%%%%%%%%%%%%%%%%%%%%%%%%%%%%%%%%%%%%%%%%%%%%%%%%%%%%%%%%%%%%%%%%%%%%%%%%%%%%%%%%%%%%%%%%%%%%%%%%%%%%%%%%%%%%%%%%%%%%%%%%%%%%%%%%%%%%%%%%%%%%%%%%%%%%%%%%%%%%%%%%%%%%%%%%%%%%%%%%%%%%%%%%%%%%%%%%%%%%%%%%%

cost_default=10^10;

for m=1:size(states_array,1)
    
    display('finding the path');
    
    %if abs(states_array(m,1)-x_final)<0.2 && abs(states_array(m,2)-y_final)<0.2 % threshold for final state, uncomment this for 2D grid
    if abs(states_array(m,1)-x_final)<0.2 && abs(states_array(m,2)-y_final)<0.2 && abs(states_array(m,3)-z_final)<0.2 % threshold for final state
        
        if states_array(m,4)<cost_default
        
            %[~,Locb]=ismember([states_array(m,1),states_array(m,2)],states_array(:,1:2),'rows'); % searching for the index of the final state, uncomment this for 2D grid
            [~,Locb]=ismember([states_array(m,1),states_array(m,2),states_array(m,3)],states_array(:,1:3),'rows'); % searching for the index of the final state         
            index=Locb;
            
            %cost_default=states_array(m,4); % update default cost, uncomment this for 2D grid
            cost_default=states_array(m,5); % update default cost
            
            
        end
        
    end
    
end

while index~=1

    %plot([states_array(index,1),states_array(states_array(index,3),1)],[states_array(index,2),states_array(states_array(index,3),2)],'r','LineWidth',2) %plot backwards, uncomment this for 2D grid
    plot3([states_array(index,1),states_array(states_array(index,4),1)],[states_array(index,2),states_array(states_array(index,4),2)],[states_array(index,3),states_array(states_array(index,4),3)],'g') % plot backwards    
    drawnow;
    %index=states_array(index,3); % index update, uncomment this for 2D grid
    index=states_array(index,4); % index update
    
end

display('path found');
